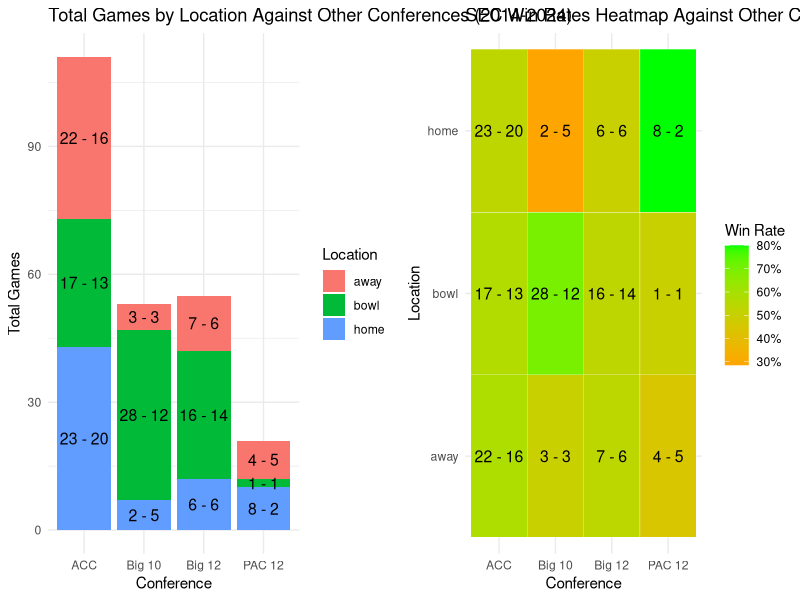

Here is the R script that generated this plot:
# Load necessary libraries
library(dplyr)
library(ggplot2)

# SECTION 1: Load datasets
SECvsACC <- read.csv("SECvsACC2014-2024.csv")
SECvsBig12 <- read.csv("SECvsBig1220142024.csv")
SECvsBig10 <- read.csv("SECvsBig1020142024.csv")
SECvsPAC12 <- read.csv("SECvsPAC1220142024.csv")

# SECTION 2: Define utility functions

# Function to calculate win-loss records
calculate_records <- function(data, sec_points_col, opp_points_col, location_col, sec_team_col, opp_team_col) {
  data %>%
    mutate(
      Winner = ifelse(
        !!sym(sec_points_col) > !!sym(opp_points_col), !!sym(sec_team_col),
        ifelse(!!sym(sec_points_col) < !!sym(opp_points_col), !!sym(opp_team_col), "Draw")
      )
    ) %>%
    group_by(!!sym(location_col)) %>%
    summarize(
      Wins = sum(Winner == !!sym(sec_team_col)),
      Losses = sum(Winner == !!sym(opp_team_col)),
      .groups = "drop"
    ) %>%
    mutate(Location = !!sym(location_col))
}

# SECTION 3: Calculate records for all datasets
records_acc <- calculate_records(SECvsACC, "SEC_points", "ACC_points", "Home.Away", "SEC", "ACC") %>%
  mutate(Conference = "ACC")
records_big12 <- calculate_records(SECvsBig12, "Points_SEC", "Points_Big12", "Home.Away", "SEC", "Big.12") %>%
  mutate(Conference = "Big 12")
records_big10 <- calculate_records(SECvsBig10, "Points_SEC", "Points_Big10", "Home.Away", "SEC", "Big_10") %>%
  mutate(Conference = "Big 10")
records_pac12 <- calculate_records(SECvsPAC12, "SEC_points", "Pac12_points", "Home.Away", "SEC", "PAC.12") %>%
  mutate(Conference = "PAC 12")

# Combine all records into a single dataframe
all_records <- bind_rows(records_acc, records_big12, records_big10, records_pac12)

# Add the win-loss record as a column
all_records <- all_records %>%
  mutate(
    Record = paste(Wins, "-", Losses),
    Win_Rate = Wins / (Wins + Losses)
  )

# SECTION 4: Visualize results


A1 <- ggplot(all_records, aes(x = Conference, y = Wins + Losses, fill = Location)) +
  geom_bar(stat = "identity", position = "stack") +
  geom_text(aes(label = Record), position = position_stack(vjust = 0.5), size = 4) +
  labs(
    title = "Total Games by Location Against Other Conferences (2014-2024)",
    x = "Conference",
    y = "Total Games",
    fill = "Location"
  ) +
  theme_minimal()


A2 <- ggplot(all_records, aes(x = Conference, y = Location, fill = Win_Rate)) +
  geom_tile(color = "white") +
  geom_text(aes(label = Record), color = "black", size = 4) +
  labs(
    title = "SEC Win Rates Heatmap Against Other Conferences (2014-2024)",
    x = "Conference",
    y = "Location",
    fill = "Win Rate"
  ) +
  theme_minimal() +
  scale_fill_gradient(low = "orange", high = "green", labels = scales::percent)


library(gridExtra)
library(grid)
grid.arrange(A1, A2, nrow=1)
